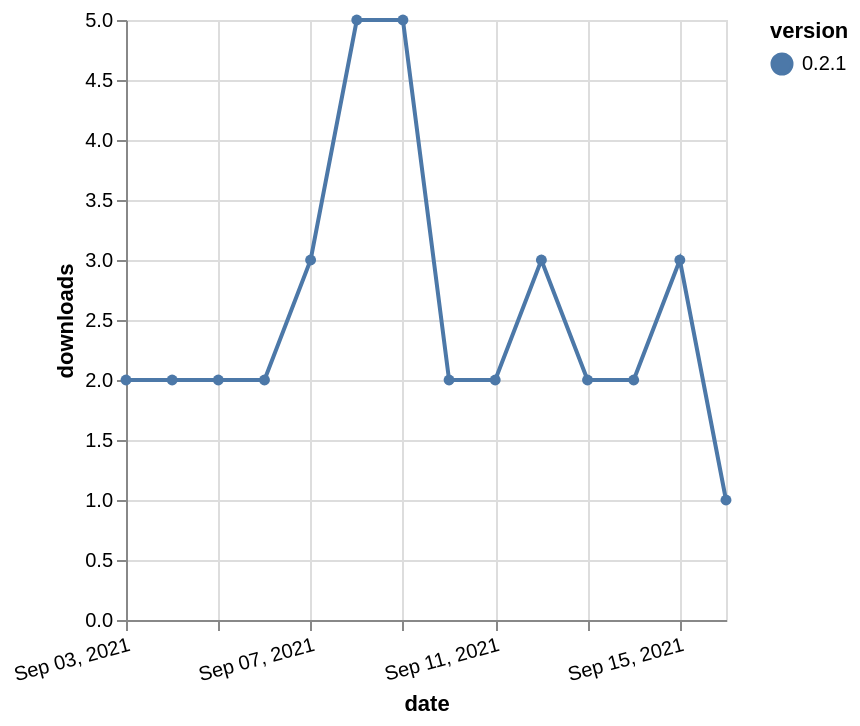

Here is the Vega-Lite specification saved for this chart:
### Vega-Lite specification from a JSON file in a GitHub repository (floating-point values rounded to 4 significant figures)
{"$schema": "https://vega.github.io/schema/vega-lite/v5.json", "description": "A simple bar chart with embedded data.", "data": {"values": [{"date": "2021-09-03", "total": 1445, "delta": 2, "version": "0.2.1"}, {"date": "2021-09-04", "total": 1447, "delta": 2, "version": "0.2.1"}, {"date": "2021-09-05", "total": 1449, "delta": 2, "version": "0.2.1"}, {"date": "2021-09-06", "total": 1451, "delta": 2, "version": "0.2.1"}, {"date": "2021-09-07", "total": 1454, "delta": 3, "version": "0.2.1"}, {"date": "2021-09-08", "total": 1459, "delta": 5, "version": "0.2.1"}, {"date": "2021-09-09", "total": 1464, "delta": 5, "version": "0.2.1"}, {"date": "2021-09-10", "total": 1466, "delta": 2, "version": "0.2.1"}, {"date": "2021-09-11", "total": 1468, "delta": 2, "version": "0.2.1"}, {"date": "2021-09-12", "total": 1471, "delta": 3, "version": "0.2.1"}, {"date": "2021-09-13", "total": 1473, "delta": 2, "version": "0.2.1"}, {"date": "2021-09-14", "total": 1475, "delta": 2, "version": "0.2.1"}, {"date": "2021-09-15", "total": 1478, "delta": 3, "version": "0.2.1"}, {"date": "2021-09-16", "total": 1479, "delta": 1, "version": "0.2.1"}]}, "width": "container", "mark": {"type": "line", "point": {"filled": true}}, "encoding": {"x": {"field": "date", "type": "temporal", "timeUnit": "yearmonthdate", "title": "date", "axis": {"labelAngle": -15}}, "y": {"field": "delta", "type": "quantitative", "title": "downloads"}, "color": {"field": "version", "type": "nominal"}, "tooltip": {"field": "delta"}}}
